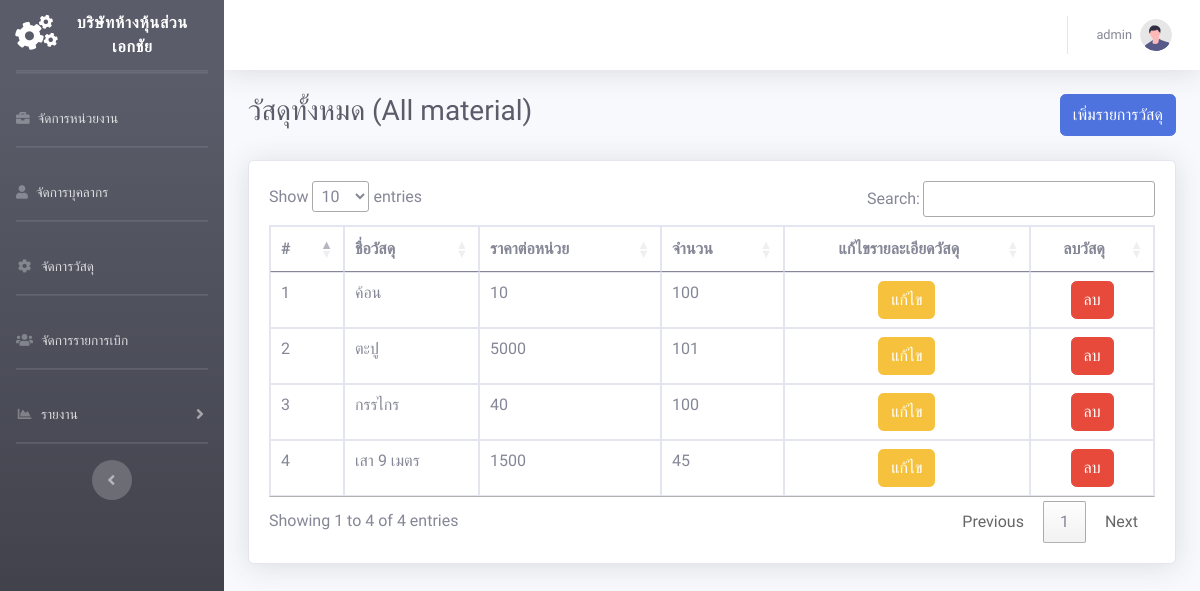
Screenshot of /frontend/admin/all_product.php (signed in) with the database file from the repository.
### tables this page shows
CREATE TABLE `users` (
  `user_id` int(11) NOT NULL,
  `fullname` varchar(255) NOT NULL,
  `code_user` varchar(255) NOT NULL,
  `tel` varchar(100) NOT NULL,
  `id_agency` int(11) NOT NULL,
  `password` varchar(32) NOT NULL,
  `status` enum('admin','user') NOT NULL
);

CREATE TABLE `products` (
  `id_product` int(11) NOT NULL,
  `name` varchar(255) NOT NULL,
  `qty` varchar(255) NOT NULL,
  `price` varchar(100) NOT NULL DEFAULT '0.00'
);

### frontend/admin/all_product.php (the view, shortened to what this page needs)
<?php
    include("header_admin.php");
    include("../../backend/connect_db.php");
    $x = 0;
    ?>
<body id="page-top">
    <div id="wrapper">
        <?php include('nav_right_admin.php');?>
        <div id="content-wrapper" class="d-flex flex-column">
            <div id="content">
                <?php include('nav_top_admin.php'); ?>
                <div class="container-fluid">
                    <div class="d-flex justify-content-between">
                        <h1 class="h3 mb-2 text-gray-800">วัสดุทั้งหมด (All material)</h1><button class="btn btn-primary" id="InsertProduct">เพิ่มรายการวัสดุ</button>
                    </div>
                    <br>
                    <div class="card shadow mb-4">
                        <div class="card-body">
                            <div class="table-responsive">
                                <table class="table table-bordered" id="myTable" width="100%" cellspacing="0">
                                    <thead>
                                        <tr>
                                            <th>#</th>
                                            <th>ชื่อวัสดุ</th>
                                            <th>ราคาต่อหน่วย</th>
                                            <th>จำนวน</th>
                                            <th style="text-align: center;">แก้ไขรายละเอียดวัสดุ</th>
                                            <th style="text-align: center;">ลบวัสดุ</th>
                                        </tr>
                                    </thead>
                                    <tbody>
                                    <?php
                                        $result = $conn->query('SELECT * FROM products');
                                        while ($row = $result->fetch_assoc()){
                                            $x++;
                                    ?>
                                        <tr>
                                            <td><?php echo $x;?></td>
                                            <td><?php echo $row['name']?></td>
                                            <td><?php echo $row['price']?></td>
                                            <td><?php echo $row['qty']?></td>
                                            <td><div class="text-center"><button class="btn btn-warning" id="EditProduct" data-id="<?php echo $row['id_product'];?>" data-num="<?php echo $x;?>">แก้ไข</button></div></td>
                                            <td><div class="text-center"><button class="btn btn-danger" id="DeleteProduct" data-id="<?php echo $row['id_product'];?>">ลบ</button></div></td>
                                        </tr>
                                       <?php } ?>
                                    </tbody>
                                </table>
                            </div>
                        </div>
                    </div>
                </div>
            </div>
        </div>
    </div>
</body>
</html>

### frontend/admin/nav_top_admin.php (shortened to what this page needs)
<?php
include("../../backend/connect_db.php");
?>
<nav class="navbar navbar-expand navbar-light bg-white topbar mb-4 static-top shadow">
    <ul class="navbar-nav ml-auto">
        <li class="nav-item dropdown no-arrow">
            <a class="nav-link dropdown-toggle" href="#" id="userDropdown" role="button" data-toggle="dropdown"
                aria-haspopup="true" aria-expanded="false">
                <?php
                if (isset($_SESSION['admin_login'])) {
                    $admin_id = $_SESSION['admin_login'];
                    $result = $conn->query("SELECT * FROM users WHERE user_id = $admin_id");
                    $admin = $result->fetch_array();
                    ?>
                    <span class="mr-2 d-none d-lg-inline text-gray-600 small">
                        <?php echo $admin['fullname']; ?>
                    </span>
                <?php } ?>
                <img class="img-profile rounded-circle" src="../assets_admin/img/undraw_profile.svg">
            </a>
        </li>
    </ul>
</nav>

### frontend/admin/header_admin.php (style rules this page uses)
* { font-family: 'Prompt', sans-serif; }

### rows the page displays
users: fullname "admin"
products: name "ค้อน", price "10", qty "100"
products: name "ตะปู", price "5000", qty "101"
products: name "กรรไกร", price "40", qty "100"
products: name "เสา 9 เมตร", price "1500", qty "45"
